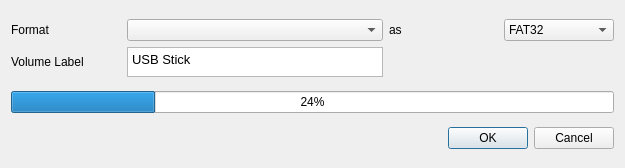
<?xml version="1.0" encoding="UTF-8"?>
<ui version="4.0">
 <class>Dialog</class>
 <widget class="QDialog" name="Dialog">
  <property name="geometry">
   <rect>
    <x>0</x>
    <y>0</y>
    <width>625</width>
    <height>168</height>
   </rect>
  </property>
  <property name="windowTitle">
   <string>Dialog</string>
  </property>
  <layout class="QVBoxLayout" name="verticalLayout_2">
   <item>
    <layout class="QVBoxLayout" name="verticalLayout">
     <item>
      <layout class="QGridLayout" name="gridLayout">
       <item row="1" column="0">
        <widget class="QLabel" name="label_Volume">
         <property name="text">
          <string>Volume Label</string>
         </property>
        </widget>
       </item>
       <item row="0" column="3">
        <widget class="QComboBox" name="comboBox_type">
         <item>
          <property name="text">
           <string>FAT32</string>
          </property>
         </item>
         <item>
          <property name="text">
           <string>NTFS</string>
          </property>
         </item>
         <item>
          <property name="text">
           <string>FAT16</string>
          </property>
         </item>
        </widget>
       </item>
       <item row="0" column="0">
        <widget class="QLabel" name="label_format">
         <property name="text">
          <string>Format</string>
         </property>
        </widget>
       </item>
       <item row="0" column="1">
        <widget class="QComboBox" name="comboBox_device"/>
       </item>
       <item row="0" column="2">
        <widget class="QLabel" name="label_as">
         <property name="text">
          <string>as</string>
         </property>
        </widget>
       </item>
       <item row="1" column="1">
        <widget class="QTextEdit" name="textEdit_name">
         <property name="sizePolicy">
          <sizepolicy hsizetype="Fixed" vsizetype="Fixed">
           <horstretch>0</horstretch>
           <verstretch>0</verstretch>
          </sizepolicy>
         </property>
         <property name="maximumSize">
          <size>
           <width>300</width>
           <height>30</height>
          </size>
         </property>
         <property name="html">
          <string>&lt;!DOCTYPE HTML PUBLIC &quot;-//W3C//DTD HTML 4.0//EN&quot; &quot;http://www.w3.org/TR/REC-html40/strict.dtd&quot;&gt;
&lt;html&gt;&lt;head&gt;&lt;meta name=&quot;qrichtext&quot; content=&quot;1&quot; /&gt;&lt;style type=&quot;text/css&quot;&gt;
p, li { white-space: pre-wrap; }
&lt;/style&gt;&lt;/head&gt;&lt;body style=&quot; font-family:'Noto Sans'; font-size:10pt; font-weight:400; font-style:normal;&quot;&gt;
&lt;p style=&quot; margin-top:0px; margin-bottom:0px; margin-left:0px; margin-right:0px; -qt-block-indent:0; text-indent:0px;&quot;&gt;USB Stick&lt;/p&gt;&lt;/body&gt;&lt;/html&gt;</string>
         </property>
        </widget>
       </item>
      </layout>
     </item>
    </layout>
   </item>
   <item>
    <widget class="QProgressBar" name="progressBar">
     <property name="value">
      <number>24</number>
     </property>
    </widget>
   </item>
   <item>
    <widget class="QDialogButtonBox" name="buttonBox">
     <property name="orientation">
      <enum>Qt::Horizontal</enum>
     </property>
     <property name="standardButtons">
      <set>QDialogButtonBox::Cancel|QDialogButtonBox::Ok</set>
     </property>
    </widget>
   </item>
  </layout>
 </widget>
 <resources/>
 <connections>
  <connection>
   <sender>buttonBox</sender>
   <signal>accepted()</signal>
   <receiver>Dialog</receiver>
   <slot>accept()</slot>
   <hints>
    <hint type="sourcelabel">
     <x>248</x>
     <y>254</y>
    </hint>
    <hint type="destinationlabel">
     <x>157</x>
     <y>274</y>
    </hint>
   </hints>
  </connection>
  <connection>
   <sender>buttonBox</sender>
   <signal>rejected()</signal>
   <receiver>Dialog</receiver>
   <slot>reject()</slot>
   <hints>
    <hint type="sourcelabel">
     <x>316</x>
     <y>260</y>
    </hint>
    <hint type="destinationlabel">
     <x>286</x>
     <y>274</y>
    </hint>
   </hints>
  </connection>
 </connections>
</ui>
